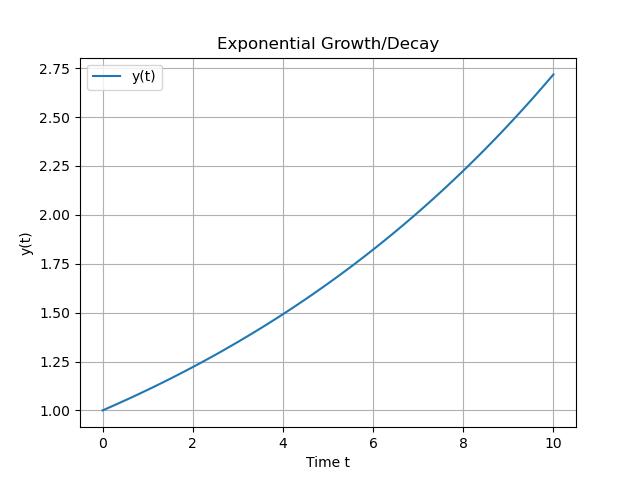

Recreate this plot in Python.
import numpy as np
import matplotlib.pyplot as plt
from scipy.integrate import solve_ivp

# Define the ODE
def exponential_growth(t, y, k):
    return k * y

# Constant k (can be positive for growth or negative for decay)
k = 0.1

# Initial condition
y0 = [1]

# Time span (from t=0 to t=10)
t_span = (0, 10)
t_eval = np.linspace(t_span[0], t_span[1], 100)

# Solve the ODE
sol = solve_ivp(exponential_growth, t_span, y0, args=(k,), t_eval=t_eval)

# Plotting
plt.plot(sol.t, sol.y[0], label='y(t)')
plt.xlabel('Time t')
plt.ylabel('y(t)')
plt.title('Exponential Growth/Decay')
plt.legend()
plt.grid(True)
plt.show()
